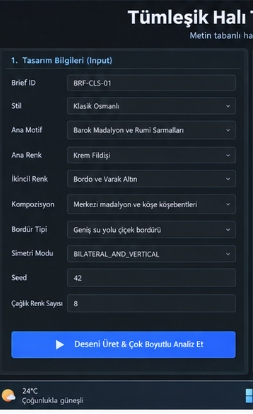
#> input picture day30/media/s60_col1_input.png, 253 x 414 px; its folder holds only this picture in this run
$ python -i equalization.py   (imports and definitions only)
#> lines starting #> are read from the running program, lines starting #| are printed output that depends on the picture
#> further down, picture is the input picture: shape (414, 253, 3); mean B, G, R 60.2, 45.1, 34.2
"""Histogram Equalization and Contrast Enhancement Module.

Provides Global Histogram Equalization (GHE) and Contrast Limited Adaptive
Histogram Equalization (CLAHE) on both grayscale and perceptual color spaces
(CIELAB L* and YCrCb Y), preventing hue/chroma distortion in textile imagery.
"""

from typing import Literal
import cv2
import numpy as np


class HistogramEqualizer:
    """Industrial contrast enhancer with perceptual color-channel isolation."""

    # [65 lines left out: functions global_equalize_grayscale, clahe_grayscale, enhance_color_perceptual, not called in this run]

    @staticmethod
    def naive_rgb_equalize(img_bgr: np.ndarray) -> np.ndarray:
        """Demonstrates naive independent channel equalization (anti-pattern).

        Included as a baseline to demonstrate chromatic distortion in reports.
        """
        b, g, r = cv2.split(img_bgr)
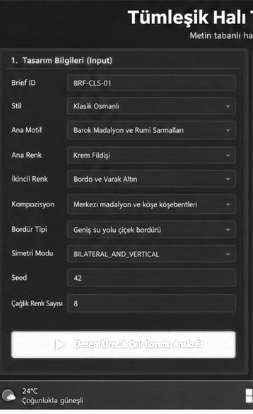
#> b: shape (414, 253); min 9, max 255, mean 60.2
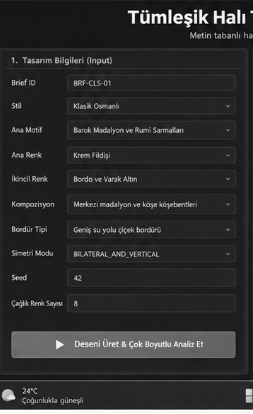
#> g: shape (414, 253); min 1, max 255, mean 45.1
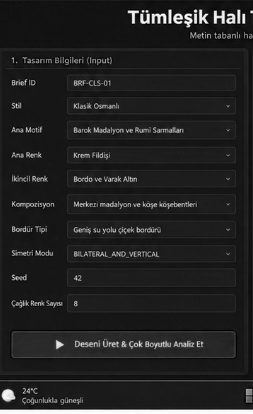
#> r: shape (414, 253); min 0, max 255, mean 34.2
        return cv2.merge([cv2.equalizeHist(b), cv2.equalizeHist(g), cv2.equalizeHist(r)])
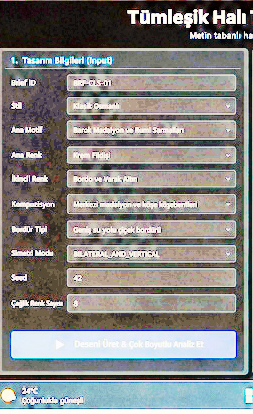
#> returned value: shape (414, 253, 3); mean of channels 0, 1, 2 131.8, 133.2, 133.9; drawn as B, G, R

>>> import cv2
>>> picture = cv2.imread('../../../day30/media/s60_col1_input.png')
>>> result = HistogramEqualizer().naive_rgb_equalize(picture)

$ run again, on day30/media/s59_notebook_crop.png
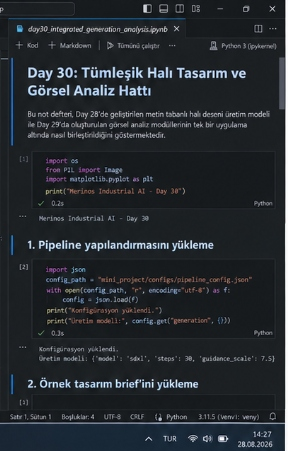
#> input picture day30/media/s59_notebook_crop.png, 288 x 451 px
#> picture is the input picture: shape (451, 288, 3); mean B, G, R 47.3, 42.2, 37.4
#> in naive_rgb_equalize, `b, g, r = cv2.split(img_bgr)`:
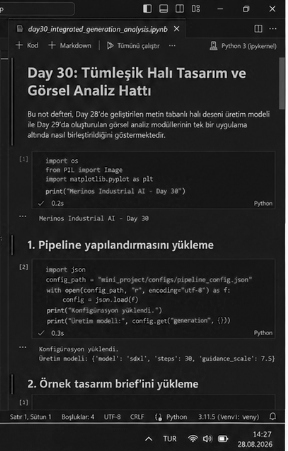
#> r: shape (451, 288); min 0, max 254, mean 37.4
#> in naive_rgb_equalize, `return cv2.merge([cv2.equalizeHist(b), cv2.equalizeHist(g), cv2.equali..`:
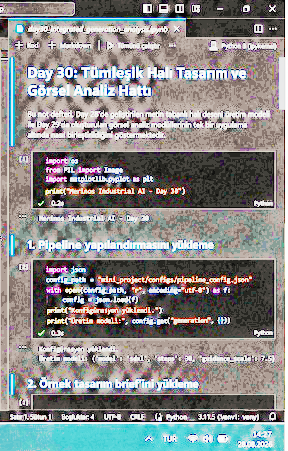
#> returned value: shape (451, 288, 3); mean of channels 0, 1, 2 135.7, 136.3, 136.6; drawn as B, G, R

$ run again, on day30/media/s59_pipeline_crop.png
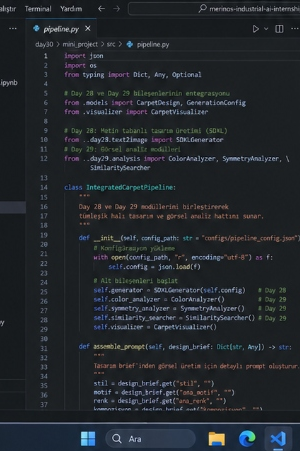
#> input picture day30/media/s59_pipeline_crop.png, 300 x 451 px
#> picture is the input picture: shape (451, 300, 3); mean B, G, R 43.8, 39, 34.3
#> in naive_rgb_equalize, `b, g, r = cv2.split(img_bgr)`:
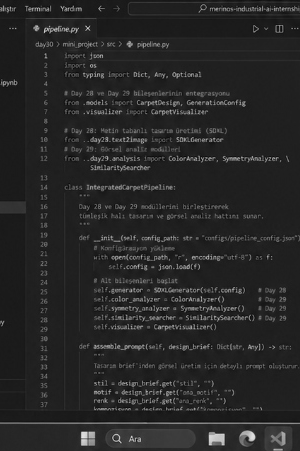
#> g: shape (451, 300); min 0, max 228, mean 39
#> in naive_rgb_equalize, `return cv2.merge([cv2.equalizeHist(b), cv2.equalizeHist(g), cv2.equali..`:
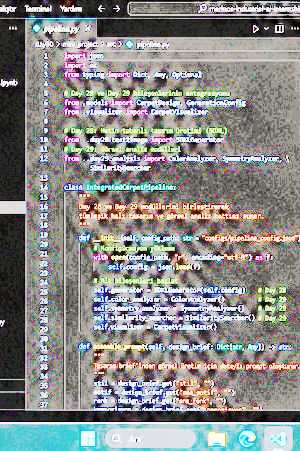
#> returned value: shape (451, 300, 3); mean of channels 0, 1, 2 136.3, 137.2, 137.2; drawn as B, G, R
